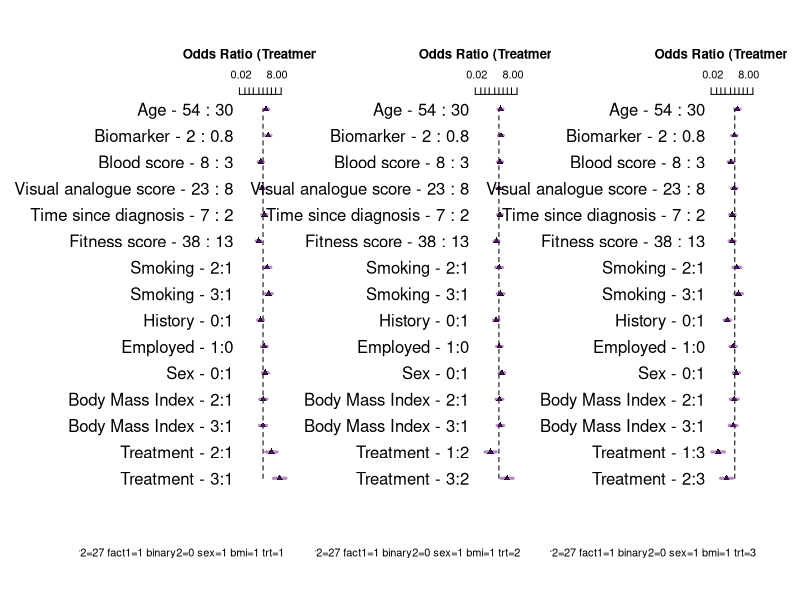
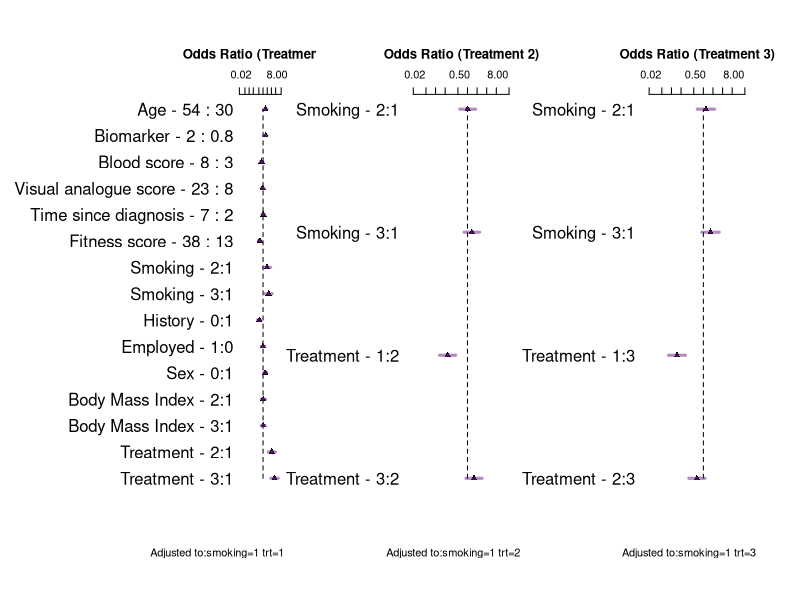
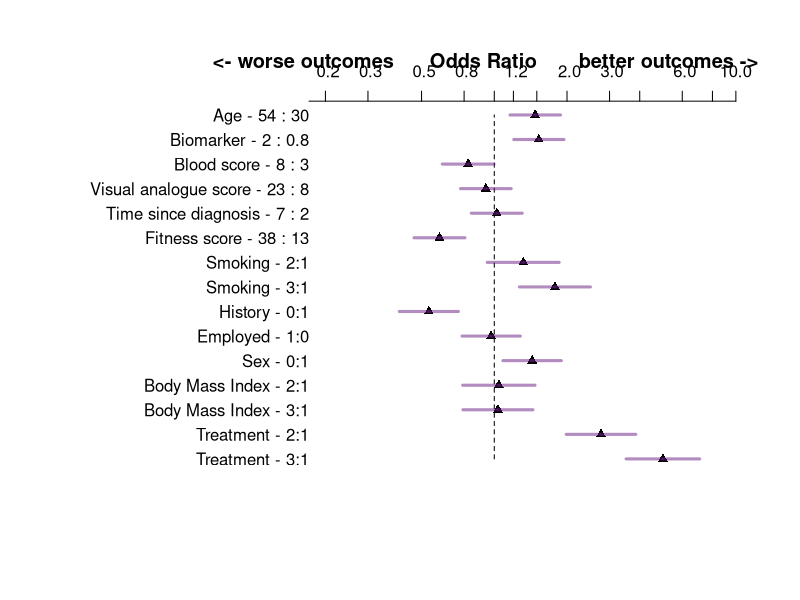

The R script that drew these images, in order:
#~~~~~~~~~~~~~~~~~~~~~~~~~~~~~~~~~~~~~~~~~~~~~~~~~~~~~~~~~~~~~~~~~~~~~~~~~~~~~~~~~~~~~~~
# R code stripped from R shiny
# Investigating differential trt effects (logistic regression)
#~~~~~~~~~~~~~~~~~~~~~~~~~~~~~~~~~~~~~~~~~~~~~~~~~~~~~~~~~~~~~~~~~~~~~~~~~~~~~~~~~~~~~~~
rm(list=ls())   
set.seed(3333)          # reproducible
 
library(reshape)
library(rms)
 
options(max.print=1000000)    

## convenience functions
p0 <- function(x) {formatC(x, format="f", digits=1)}
p1 <- function(x) {formatC(x, format="f", digits=1)}
p2 <- function(x) {formatC(x, format="f", digits=2)}
p3 <- function(x) {formatC(x, format="f", digits=3)}
p4 <- function(x) {formatC(x, format="f", digits=4)}
p5 <- function(x) {formatC(x, format="f", digits=5)}

logit <-     function(p) log(1/(1/p-1))
expit <-     function(x) 1/(1/exp(x) + 1)
inv_logit <- function(logit) exp(logit) / (1 + exp(logit))
is.even <-   function(x){ x %% 2 == 0 }                       # function to id. odd maybe useful
options(width=200)

 # select the design to simulate
 Design = "Treatment interacts with all variables" 
 Design = "Treatment interacts with smoking only" 
 Design = "No-interaction logit-additive model"
                                  
 # coefficient on log odds scale
 
                                  intercept <- -3
                                  n=1000
                                  v1 = 1
                                  v2 = 1/(65-18)
                                  v3 = 0.4
                                  v4 = 0
                                  v5 = 1/3
                                  v6 = -.5/10
                                  v7 = 0.25/30
                                  v8 = -.1/10
                                  v9 = -1/50
                                  v10 = log(2)
                                  v11 = -log(1)
                                  v12 = log(0.5)
                 
  #~~~~~~~~~~~~~~~~~~~~~~~~~~~~~~~~~~~~~~~~~~~~~~~~~~~~~~~~~~~~~~~~~~~~~~~~~~~~~~~~~

    randomi <- runif(n) # for Rshiny needed this separate so could control this
  #~~~~~~~~~~~~~~~~~~~~~~~~~~~~~~~~~~~~~~~~~~~~~~~~~~~~~~~~~~~~~~~~~~~~~~~~~~~~~~~~~
 
    trt.coef       <-  v1     # log odds ratio so 1 -> 2.718, so 1 is LARGE
    age.coef       <-  v2     # log odds of 1 over the age range
    smoke.coef     <-  v3     # this is odds of 1.5
    bmi.coef       <-  v4     # this is an odds of 1..50:50
    covar3.coef    <-  v5     # log odds 1 over range of 3
    covar1.coef    <-  v6     # log odds -.05 per unit change
    vas.coef       <-  v7     # log odds .008 per unit change. log odds .25 over 30 units odds 1.27
    time.coef      <-  v8     # log odds -.01 per year, log odds -.1 over 10 years or odds .90
    covar2.coef    <-  v9     # log odds 0.02 per unit, log odds 1 over 50 units or odds 2.7
    fact1.coef     <-  v10    # log odds 0.693 per change in binary, or odds of 2   
    binary2.coef   <-  v11    # log odds 0 per change in binary, or odds of 1  
    sex.coef       <-  v12    # log odds -0.693 per change in binary, or odds of .5  
    
    
    # made up data structure 
    trt      <- sample(1:3,   n, replace=TRUE)      # trt 3 levels
    age      <- sample(18:65, n, replace=TRUE)      # continuous
    bmi      <- sample(1:3,   n, replace=TRUE)      # assume 3 equal groups
    smoking  <- sample(1:3,   n, replace=TRUE)      # categorical assume 3 equal groups
    covar3   <- round(runif(n,0,3),2)
    covar1   <- round(runif(n,0,10),2)
    vas      <- sample(1:30, n, replace=TRUE)
    time     <- round(runif(n,0,10),2)              # years
    covar2   <- sample(1:50, n, replace=TRUE)
    fact1    <- sample(0:1,  n, replace=TRUE)
    binary2  <- sample(0:1,  n, replace=TRUE)
    sex      <- sample(0:1,  n, replace=TRUE)
    
    #~~~~~~~~~~~~~~~~~~~~~~~~~~~~~~~~~~~~~~~~~~~~~~~~~~~~~~~~~~~~~~~~~~~~~~~~~~~~~~~~~~~~~~~~~~~~~~~~~~~~~~~~~~~~~~~~~~~~~~~~~~~~linear predictor
    if ( ( Design) == "Treatment interacts with all variables" )  {
      
      lp = intercept + trt*trt.coef*(smoking*smoke.coef   +   age*age.coef  + bmi*bmi.coef + covar3*covar3.coef +
                                       covar1*covar1.coef + vas*vas.coef + time*time.coef + covar2*covar2.coef +
                                       fact1*fact1.coef +
                                       binary2*binary2.coef + sex*sex.coef) 
      
    }   else if ( ( Design ) == "Treatment interacts with smoking only" ) {    
      
      # truth  only smoking interacts  with trt
      lp = intercept + (trt*trt.coef*smoking*smoke.coef)   +   age*age.coef   + bmi*bmi.coef + covar3*covar3.coef +
                                       covar1*covar1.coef + vas*vas.coef + time*time.coef + covar2*covar2.coef + fact1*fact1.coef +
                                      binary2*binary2.coef + sex*sex.coef
      
    }   else if ( ( Design) == "No-interaction logit-additive model" ) {  
      
      # truth no interactions
      lp = intercept + trt*trt.coef + smoking*smoke.coef + age*age.coef  + bmi*bmi.coef + covar3*covar3.coef +
                                      covar1*covar1.coef + vas*vas.coef + time*time.coef + covar2*covar2.coef + fact1*fact1.coef +
                                       binary2*binary2.coef + sex*sex.coef
    }
    
    
    y <- ifelse(randomi < plogis(lp), 1, 0)   # one liner ,  randomi obj is necessary for R shiny
    
    datx <- data.frame(cbind(y,  trt ,  smoking, age, covar3, covar1, vas, time, covar2, fact1, binary2, sex, bmi))
 
    #~~~~~~~~~~~~~~~~~~~~~~~~~~~~~~~~~~~~~~~~~~~~~~~~~~~~~~~~~~~~~~~~~~~~~~~~~~~~~~~

    da <-  datx 
    
    da$trt <-     factor(da$trt)
    da$smoking <- factor(da$smoking)
    da$fact1 <-   factor(da$fact1)
    da$binary2 <- factor(da$binary2)
    da$sex <-     factor(da$sex)
    da$bmi <-     factor(da$bmi)
    
    label(da$age)                <- 'Age'                       # labels for forest plots
    label(da$trt)                <- 'Treatment'
    label(da$bmi)                <- 'Body Mass Index'
    label(da$smoking)            <- 'Smoking'
    label(da$covar3)             <- 'Biomarker'
    label(da$covar1)             <- 'Blood score'
    label(da$vas)                <- 'Visual analogue score'
    label(da$time)               <- 'Time since diagnosis'
    label(da$covar2)             <- 'Fitness score'
    label(da$fact1)              <- "History"
    label(da$binary2)            <- "Employed"
    label(da$sex)                <- 'Sex'
    
    dd <<- datadist(da)
    options(datadist="dd")
    
    A<-lrm(y~   trt * (smoking  + age  + bmi + covar3 + covar1 + vas + time + covar2 + fact1 + binary2 +sex),da)  # all interact with trt
    B<-lrm(y~  (trt *  smoking) + age  + bmi + covar3 + covar1 + vas + time + covar2 + fact1 + binary2 +sex, da)  # smoking * trt only
    C<-lrm(y~   trt +  smoking  + age +  bmi + covar3 + covar1 + vas + time + covar2 + fact1 + binary2 +sex, da)  # main effect
    
    #outputx <- Design
    
    if ( Design == "Treatment interacts with all variables" )  {
      
      f <- A
      
    }   else if (  Design == "Treatment interacts with smoking only" ) {
      
      f <- B
      
    }   else if (  Design== "No-interaction logit-additive model" ) {
      
      f <- C
    }
  #~~~~~~~~~~~~~~~~~~~~~~~~~~~~~~~~~~~~~~~~~~~~~~~~~~~~~~~~~~~~~~~~~~~~~~~~~~~~~~~~~rel explained variation
 
    L1 <-   var(predict(B, type='fitted')) / 
            var(predict(A, type='fitted')) 
    
    L2 <-   var(predict(C, type='fitted')) / 
            var(predict(A, type='fitted')) 
    
    L3 <-   var(predict(C, type='fitted')) / 
            var(predict(B, type='fitted')) 
    
    L1
    L2  
    L3 
    
  #~~~~~~~~~~~~~~~~~~~~~~~~~~~~~~~~~~~~~~~~~~~~~~~~~~~~~~~~~~~~~~~~~~~~~~~~~~~~~~~~~~~~~~~~~~~~~~~~~~~~~~~~~~~~~
  
 
    k1 <- contrast(A, list(smoking=c(2), trt=c(1:3)), list(smoking=c(1), trt=c(1:3)) , fun=exp) 
    z1 <- print(k1, X=TRUE)   
    
    lrtest( A, B)
    
    lrtest( A, C)
    
    lrtest( B, C)
    
     
  
  #~~~~~~~~~~~~~~~~~~~~~~~~~~~~~~~~~~~~~~~~~~~~~~~~~~~~~~~~~~~~~~~~~~~~~~~~~~~~~~~~~~~~~~~~~~~~~~~~~~~~~~~~~~~~~
   # FULL INTERACTION MODEL
  #~~~~~~~~~~~~~~~~~~~~~~~~~~~~~~~~~~~~~~~~~~~~~~~~~~~~~~~~~~~~~~~~~~~~~~~~~~~~~~~~~~~~~~~~~~~~~~~~~~~~~~~~
  
    (A1 <- summary(A, smoking=1, age, covar3, covar1, vas, time, covar2, fact1, binary2, sex, bmi=1, trt=1, est.all=FALSE, vnames=c( "labels")))
    
    (A2 <- summary(A, smoking=1, age, covar3, covar1, vas, time, covar2, fact1, binary2, sex, bmi=1, trt=2, est.all=FALSE, vnames=c( "labels")))
    
    (A3 <- summary(A, smoking=1, age, covar3, covar1, vas, time, covar2, fact1, binary2, sex, bmi=1, trt=3, est.all=FALSE, vnames=c( "labels")))
    
  #~~~~~~~~~~~~~~~~~~~~~~~~~~~~~~~~~~~~~~~~~~~~~~~~~~~~~~~~~~~~~~~~~~~~~~~~~~~~~~~~~~~~~~~~~~~~~~~~~~~~~~~~
  # SMOKING TRT INTERACTION MODEL
  #~~~~~~~~~~~~~~~~~~~~~~~~~~~~~~~~~~~~~~~~~~~~~~~~~~~~~~~~~~~~~~~~~~~~~~~~~~~~~~~~~~~~~~~~~~~~~~~~~~~~~~~~

    (A1 <- summary(B, smoking=1, age, covar3, covar1, vas, time, covar2, fact1, binary2, sex, bmi=1, trt=1, est.all=FALSE, vnames=c( "labels")))
    
    (A2 <- summary(B, smoking=1,   trt=2, est.all=FALSE, vnames=c( "labels")))
    
    (A3 <- summary(B, smoking=1,   trt=3, est.all=FALSE, vnames=c( "labels")))
    
    
  #~~~~~~~~~~~~~~~~~~~~~~~~~~~~~~~~~~~~~~~~~~~~~~~~~~~~~~~~~~~~~~~~~~~~~~~~~~~~~~~~~~~~~~~~~~~~~~~~~~~~~~~~
  # MAIN EFFECTS MODELL
  #~~~~~~~~~~~~~~~~~~~~~~~~~~~~~~~~~~~~~~~~~~~~~~~~~~~~~~~~~~~~~~~~~~~~~~~~~~~~~~~~~~~~~~~~~~~~~~~~~~~~~~~~
 
    (A1 <- summary(C, smoking=1, age, covar3, covar1, vas, time, covar2, fact1, binary2, sex, bmi=1, trt=1, est.all=FALSE, vnames=c( "labels")))
    
  #~~~~~~~~~~~~~~~~~~~~~~~~~~~~~~~~~~~~~~~~~~~~~~~~~~~~~~~~~~~~~~~~~~~~~~~~~~~~~~~~~~~~~~~~~~~~~~~~~~~~~~~~
  # 
  #~~~~~~~~~~~~~~~~~~~~~~~~~~~~~~~~~~~~~~~~~~~~~~~~~~~~~~~~~~~~~~~~~~~~~~~~~~~~~~~~~~~~~~~~~~~~~~~~~~~~~~~~
  
    par(mfrow=c(1,3)) 
    
    par(oma=c(3,6,1,1)) 
    
    options(digits=1)
    
    plot(summary(A, smoking=1, age, covar3, covar1, vas, time, covar2, fact1, binary2, sex, bmi=1, trt=1, est.all=FALSE, vnames=c( "labels")), 
         log=TRUE, xlim=c(log(.01),log(40)),
         q=c(  0.95 ), at=c(.02,0.05,.1,.2,.5,1,2,4,8,20), lwd=3, pch=17,
         col=   rgb(red=.4,green=.1,blue=.5,alpha=c(.5,.3,.2)),
         col.points='black', cex=1, main= "Odds Ratio (Treatment 1)", cex.main=1.8
    )
    
    plot(summary(A, smoking=1, age, covar3, covar1, vas, time, covar2, fact1, binary2, sex, bmi=1, trt=2, est.all=FALSE, vnames=c( "labels")), 
         log=TRUE, xlim=c(log(.01),log(40)),
         q=c(  0.95 ), at=c(.02,0.05,.1,.2,.5,1,2,4,8,20), lwd=3, pch=17,
         col=   rgb(red=.4,green=.1,blue=.5,alpha=c(.5,.3,.2)),
         col.points='black', cex=1, main= "Odds Ratio (Treatment 2)", cex.main=1.8
    )
    
    plot(summary(A, smoking=1, age, covar3, covar1, vas, time, covar2, fact1, binary2, sex, bmi=1, trt=3, est.all=FALSE, vnames=c( "labels")), 
         log=TRUE, xlim=c(log(.01),log(40)),
         q=c(  0.95 ), at=c(.02,0.05,.1,.2,.5,1,2,4,8,20), lwd=3, pch=17,
         col=   rgb(red=.4,green=.1,blue=.5,alpha=c(.5,.3,.2)),
         col.points='black', cex=1, main= "Odds Ratio (Treatment 3)", cex.main=1.8
    )
    
    par(mfrow=c(1,1))
    
  #~~~~~~~~~~~~~~~~~~~~~~~~~~~~~~~~~~~~~~~~~~~~~~~~~~~~~~~~~~~~~~~~~~~~~~~~~~~~~~~~~~~~~~~~~~~~~~~~~~~~~~~~
    
    A <- B
    
    par(mfrow=c(1,3))
    
    par(oma=c(3,6,1,1))
    
    options(digits=1)
    
    plot(summary(A, smoking=1, age, covar3, covar1, vas, time, covar2, fact1, binary2, sex, bmi=1, trt=1, est.all=FALSE, vnames=c( "labels")),
         log=TRUE, xlim=c(log(.01),log(40)),
         q=c(  0.95 ), at=c(.02,0.05,.1,.2,.5,1,2,4,8,20), lwd=3, pch=17,
         col=   rgb(red=.4,green=.1,blue=.5,alpha=c(.5,.3,.2)),
         col.points='black', cex=1, main= "Odds Ratio (Treatment 1)", cex.main=1.8
    )
    
    plot(summary(A, smoking=1,   trt=2, est.all=FALSE, vnames=c( "labels")),
         log=TRUE, xlim=c(log(.01),log(40)),
         q=c(  0.95 ), at=c(.02,0.05,.1,.2,.5,1,2,4,8,20), lwd=3, pch=17,
         col=   rgb(red=.4,green=.1,blue=.5,alpha=c(.5,.3,.2)),
         col.points='black', cex=1, main= "Odds Ratio (Treatment 2)", cex.main=1.8
    )
    
    plot(summary(A, smoking=1,   trt=3, est.all=FALSE, vnames=c( "labels")),
         log=TRUE, xlim=c(log(.01),log(40)),
         q=c(  0.95 ), at=c(.02,0.05,.1,.2,.5,1,2,4,8,20), lwd=3, pch=17,
         col=   rgb(red=.4,green=.1,blue=.5,alpha=c(.5,.3,.2)),
         col.points='black', cex=1, main= "Odds Ratio (Treatment 3)", cex.main=1.8
    )
    
    par(mfrow=c(1,1))
    
  #~~~~~~~~~~~~~~~~~~~~~~~~~~~~~~~~~~~~~~~~~~~~~~~~~~~~~~~~~~~~~~~~~~~~~~~~~~~~~~~~~~~~~~~~~~~~~~~~~~~~~~~~
  
    A <- C
    
    par(oma=c(3,4,1,1))
    
    options(digits=1)
    
    
    plot(summary(A, smoking=1, age, covar3, covar1, vas, time, covar2, fact1, binary2, sex, bmi=1, trt=1, est.all=FALSE, vnames=c( "labels")),
         log=TRUE, xlim=c(log(.2),log(10)),
         q=c( 0.95 ), at=c( .1,.2,.3,.5,.75,1, 1.2,1.5, 2,3,4,6,8,10), lwd=3, pch=17,
         col=   rgb(red=.4,green=.1,blue=.5,alpha=c(.5,.3,.2)),
         col.points='black', cex=1,  main=" <- worse outcomes      Odds Ratio       better outcomes ->                ", cex.main=1.8 
    )
    

  #~~~~~~~~~~~~~~~~~~~~~~~~~~~~~~~~~~~~~~~~~~~~~~~~~~~~~~~~~~~~~~~~~~~~~~~~~~~~~~~~~~~~~~~~~~~~~~~~~~~~~~~~~~~~~
 
 
